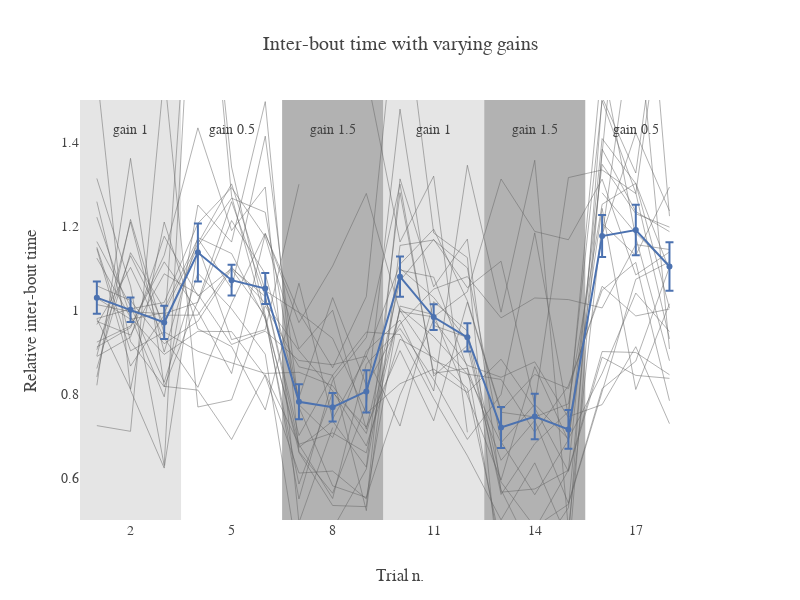

Notebook cell for this chart:
### Code cell
fig = Figure(data=data, layout=layout)
iplot(fig)

### Figure 1 — Plotly figure (JSON) as saved in the notebook; plotly's stock layout.template omitted (floating-point values rounded to 4 significant figures)
{"data": [{"hoverinfo": "none", "line": {"color": "rgb(100, 100, 100)", "width": 0.5}, "mode": "lines", "type": "scatter", "uid": "fdd98e81-0d07-41ea-8b06-3c2db5f82de9", "x": [1, 2, 3, 4, 5, 6, 7, 8, 9, 10, 11, 12, 13, 14, 15, 16, 17, 18], "y": [0.8207, 1.361, 0.8182, 0.8093, 0.6916, 0.8459, 0.68, 0.5512, 0.871, 0.956, 0.8342, 0.6919, 0.7989, 1.184, 0.746, 0.7747, 0.9126, 0.7294]}, {"hoverinfo": "none", "line": {"color": "rgb(100, 100, 100)", "width": 0.5}, "mode": "lines", "type": "scatter", "uid": "91d21a3b-78f5-484f-b18d-97e373ca09a6", "x": [1, 2, 3, 4, 5, 6, 7, 8, 9, 10, 11, 12, 13, 14, 15, 16, 17, 18], "y": [0.9791, 0.8114, 1.21, 0.9552, 0.9128, 0.7623, 1.064, 0.7403, 0.8904, 0.7237, 1.02, 0.95, 0.5903, 0.4835, 0.5374, 0.8061, 1.073, 1.115]}, {"hoverinfo": "none", "line": {"color": "rgb(100, 100, 100)", "width": 0.5}, "mode": "lines", "type": "scatter", "uid": "c6e03355-6e5e-4800-aa30-c4aa780508c5", "x": [1, 2, 3, 4, 5, 6, 7, 8, 9, 10, 11, 12, 13, 14, 15, 16, 17, 18], "y": [1.149, 0.9027, 0.9478, 0.9017, 0.8742, 0.849, 0.8517, 0.8198, 0.706, 0.999, 0.8796, 0.8472, 0.8347, 0.709, 0.8197, 1.047, 1.113, 0.7839]}, {"hoverinfo": "none", "line": {"color": "rgb(100, 100, 100)", "width": 0.5}, "mode": "lines", "type": "scatter", "uid": "b8390fed-7030-42e9-964a-4c16f4768855", "x": [1, 2, 3, 4, 5, 6, 7, 8, 9, 10, 11, 12, 13, 14, 15, 16, 17, 18], "y": [1.221, 0.9856, 0.7933, 1.25, 1.162, 1.496, 0.6607, 0.5346, 0.5317, 1.312, 1.055, 1.169, 0.5662, 0.5739, 0.6186, 1.408, 1.301, 1.005]}, {"hoverinfo": "none", "line": {"color": "rgb(100, 100, 100)", "width": 0.5}, "mode": "lines", "type": "scatter", "uid": "1baff671-f4c7-4812-bac1-4e8610c850d7", "x": [1, 2, 3, 4, 5, 6, 7, 8, 9, 10, 11, 12, 13, 14, 15, 16, 17, 18], "y": [0.8607, 1.136, 1.003, 1.17, 1.052, 1.414, 0.7685, 0.5814, 0.5537, 0.7976, 0.9761, 0.8684, 0.8398, 0.8766, 0.7437, 1.594, 1.173, 0.8793]}, {"hoverinfo": "none", "line": {"color": "rgb(100, 100, 100)", "width": 0.5}, "mode": "lines", "type": "scatter", "uid": "3392af91-5d68-423e-9d65-21fc7d8b0a61", "x": [1, 2, 3, 4, 5, 6, 7, 8, 9, 10, 11, 12, 13, 14, 15, 16, 17, 18], "y": [1.313, 1.057, 0.6297, 2.106, 1.34, 0.9871, 0.5501, 0.8325, 0.9344, 1.3, 0.8426, 0.9156, 0.5719, 0.4099, 0.5292, 1.373, 2.17, 1.223]}, {"hoverinfo": "none", "line": {"color": "rgb(100, 100, 100)", "width": 0.5}, "mode": "lines", "type": "scatter", "uid": "a18e79e9-e8e3-411e-98e8-faba6e0b6708", "x": [1, 2, 3, 4, 5, 6, 7, 8, 9, 10, 11, 12, 13, 14, 15, 16, 17, 18], "y": [1.028, 0.978, 0.9937, 1.158, 1.3, 1.046, 0.994, 0.8625, 1.032, 1.821, 1.183, 1.125, 0.3159, 0.3372, null, 1.176, 1.747, 0.9072]}, {"hoverinfo": "none", "line": {"color": "rgb(100, 100, 100)", "width": 0.5}, "mode": "lines", "type": "scatter", "uid": "99f0fa36-905d-4b30-83bc-48624a66fbd6", "x": [1, 2, 3, 4, 5, 6, 7, 8, 9, 10, 11, 12, 13, 14, 15, 16, 17, 18], "y": [0.8906, 1.209, 0.8999, 1.172, 1.134, 0.9787, 0.6731, 0.7356, 0.6259, 1.279, 0.8492, 0.8613, 0.6422, 0.7371, 0.5401, 0.8128, 0.8784, 1.102]}, {"hoverinfo": "none", "line": {"color": "rgb(100, 100, 100)", "width": 0.5}, "mode": "lines", "type": "scatter", "uid": "3d0742ca-727f-46fb-825c-ca5d42b23aa0", "x": [1, 2, 3, 4, 5, 6, 7, 8, 9, 10, 11, 12, 13, 14, 15, 16, 17, 18], "y": [1.258, 0.925, 0.817, 1.021, 1.258, 1.033, 0.7011, 0.8445, 0.5223, 1.154, 1.167, 1.1, 0.6863, 0.5603, 0.6907, 1.347, 1.229, 1.197]}, {"hoverinfo": "none", "line": {"color": "rgb(100, 100, 100)", "width": 0.5}, "mode": "lines", "type": "scatter", "uid": "7662c2c3-da5e-4725-9994-28eea9908a5a", "x": [1, 2, 3, 4, 5, 6, 7, 8, 9, 10, 11, 12, 13, 14, 15, 16, 17, 18], "y": [0.7247, 0.7111, 1.564, 0.769, 0.786, 1.01, 0.8648, 0.8446, 0.9475, 0.9416, 0.7892, 0.6531, 0.5003, 0.6361, 0.4511, 1.507, 1.326, 1.915]}, {"hoverinfo": "none", "line": {"color": "rgb(100, 100, 100)", "width": 0.5}, "mode": "lines", "type": "scatter", "uid": "7db17386-b151-4c3d-9e92-acf0fd56f593", "x": [1, 2, 3, 4, 5, 6, 7, 8, 9, 10, 11, 12, 13, 14, 15, 16, 17, 18], "y": [1.146, 0.8665, 0.9875, 0.9878, 1.102, 1.016, 0.9034, 0.8075, 0.6764, 0.9304, 0.8867, 0.8134, 0.4405, 0.478, 0.6186, 0.901, 0.8989, 0.8459]}, {"hoverinfo": "none", "line": {"color": "rgb(100, 100, 100)", "width": 0.5}, "mode": "lines", "type": "scatter", "uid": "0b375332-0009-4bcc-8d2e-0c58a41f1b19", "x": [1, 2, 3, 4, 5, 6, 7, 8, 9, 10, 11, 12, 13, 14, 15, 16, 17, 18], "y": [1.124, 0.9822, 0.8942, 0.9493, 0.9485, 0.8425, 0.6118, 0.6165, 0.5504, 1.009, 0.9888, 0.7962, 0.5952, 0.8652, 0.6883, 1.242, 0.8108, 1.015]}, {"hoverinfo": "none", "line": {"color": "rgb(100, 100, 100)", "width": 0.5}, "mode": "lines", "type": "scatter", "uid": "55b3f23b-091a-4236-a0b0-9b613f35270e", "x": [1, 2, 3, 4, 5, 6, 7, 8, 9, 10, 11, 12, 13, 14, 15, 16, 17, 18], "y": [0.9053, 1.129, 0.9655, 1.152, 1.266, 1.233, 0.7746, 0.6965, 0.9025, 0.9761, 0.8071, 1.345, 0.9948, 1.357, 0.4788, 1.206, 1.13, 1.293]}, {"hoverinfo": "none", "line": {"color": "rgb(100, 100, 100)", "width": 0.5}, "mode": "lines", "type": "scatter", "uid": "447c48d5-e93f-4c85-964c-1f9984a5d36b", "x": [1, 2, 3, 4, 5, 6, 7, 8, 9, 10, 11, 12, 13, 14, 15, 16, 17, 18], "y": [0.9795, 1.003, 1.018, 1.206, 1.291, 1.174, 0.9075, 0.9995, 0.7162, 1.07, 1.168, 1.053, 1.116, 0.7757, 1.315, 1.333, 1.277, 1.85]}, {"hoverinfo": "none", "line": {"color": "rgb(100, 100, 100)", "width": 0.5}, "mode": "lines", "type": "scatter", "uid": "1935d645-e9bb-48a8-81e5-185a8b4c59e4", "x": [1, 2, 3, 4, 5, 6, 7, 8, 9, 10, 11, 12, 13, 14, 15, 16, 17, 18], "y": [0.9655, 1.101, 0.9332, 0.8159, 1.016, 1.183, 0.97, 1.105, 1.277, 0.9963, 0.9835, 1.044, 1.312, 1.187, 1.167, 1.311, 1.084, 1.138]}, {"hoverinfo": "none", "line": {"color": "rgb(100, 100, 100)", "width": 0.5}, "mode": "lines", "type": "scatter", "uid": "0174fd65-ae19-4690-acea-9b313a242a7d", "x": [1, 2, 3, 4, 5, 6, 7, 8, 9, 10, 11, 12, 13, 14, 15, 16, 17, 18], "y": [1.163, 1.009, 0.8278, 1.088, 1.003, 0.8947, 0.3924, 0.4782, 0.6212, 1.095, 1.078, 0.8631, 0.4122, 0.4072, 0.4041, 1.383, 1.234, 1.187]}, {"hoverinfo": "none", "line": {"color": "rgb(100, 100, 100)", "width": 0.5}, "mode": "lines", "type": "scatter", "uid": "80cfe12a-7e04-41be-bb0d-4456d758cc42", "x": [1, 2, 3, 4, 5, 6, 7, 8, 9, 10, 11, 12, 13, 14, 15, 16, 17, 18], "y": [1.013, 0.9959, 0.9912, 1.018, 1.213, 1.086, 0.7913, 1.029, 0.8203, 0.9665, 1.05, 1.08, 0.9813, 1.029, 1.025, 1.005, 1.156, 1.144]}, {"hoverinfo": "none", "line": {"color": "rgb(100, 100, 100)", "width": 0.5}, "mode": "lines", "type": "scatter", "uid": "9915231a-6e34-4afa-81cd-6e31453ad2d9", "x": [1, 2, 3, 4, 5, 6, 7, 8, 9, 10, 11, 12, 13, 14, 15, 16, 17, 18], "y": [0.8404, 1.216, 0.9439, 2.13, 1.271, 0.9781, 0.5857, 0.8035, 0.7211, 0.9033, 0.7364, 1.019, 0.7565, 0.7453, 0.7765, 1.252, 1.302, 1.095]}, {"hoverinfo": "none", "line": {"color": "rgb(100, 100, 100)", "width": 0.5}, "mode": "lines", "type": "scatter", "uid": "14f01067-363c-47ae-ad8d-82c7634fed58", "x": [1, 2, 3, 4, 5, 6, 7, 8, 9, 10, 11, 12, 13, 14, 15, 16, 17, 18], "y": [0.8892, 0.9352, 1.176, 1.033, 1.099, 1.032, 0.6803, 0.7074, 0.6599, 1.003, 0.9369, 0.8474, 0.6838, 0.7755, 0.693, 0.849, 1.04, 0.9486]}, {"hoverinfo": "none", "line": {"color": "rgb(100, 100, 100)", "width": 0.5}, "mode": "lines", "type": "scatter", "uid": "dee5c835-7350-444d-a8f5-1535114c3996", "x": [1, 2, 3, 4, 5, 6, 7, 8, 9, 10, 11, 12, 13, 14, 15, 16, 17, 18], "y": [0.9236, 0.9617, 1.115, 0.9968, 0.8487, 1.181, 0.9948, 0.9323, 0.7538, 0.8245, 0.8592, 0.8036, 0.8829, 0.7667, 0.6158, 0.8877, 0.8443, 0.8372]}, {"hoverinfo": "none", "line": {"color": "rgb(100, 100, 100)", "width": 0.5}, "mode": "lines", "type": "scatter", "uid": "fe38c6ce-43aa-49ef-8baa-48bbcef1e1c6", "x": [1, 2, 3, 4, 5, 6, 7, 8, 9, 10, 11, 12, 13, 14, 15, 16, 17, 18], "y": [0.9118, 0.9579, 1.13, 1.434, 1.189, 1.293, 0.4941, 0.72, null, 1.099, 1.03, 0.9281, null, null, null, 1.279, 1.183, 1.104]}, {"hoverinfo": "none", "line": {"color": "rgb(100, 100, 100)", "width": 0.5}, "mode": "lines", "type": "scatter", "uid": "edfbcb7d-1701-4664-b420-e6a44c482beb", "x": [1, 2, 3, 4, 5, 6, 7, 8, 9, 10, 11, 12, 13, 14, 15, 16, 17, 18], "y": [1.058, 1.023, 0.9197, 0.9733, 1.097, 0.9859, 0.6627, 0.5638, 0.7744, 1.478, 0.9631, 0.9346, 0.5608, 0.6819, 0.7583, 1.498, 1.279, 0.9312]}, {"hoverinfo": "none", "line": {"color": "rgb(100, 100, 100)", "width": 0.5}, "mode": "lines", "type": "scatter", "uid": "0653d3d8-32ce-4782-83b2-01bb0c94cdfc", "x": [1, 2, 3, 4, 5, 6, 7, 8, 9, 10, 11, 12, 13, 14, 15, 16, 17, 18], "y": [1.567, 0.809, 0.6236, 1.152, 0.9294, 0.9533, 1.299, null, 1.564, 1.162, 1.319, 0.7088, null, null, null, 1.179, 1.422, 1.236]}, {"hoverinfo": "none", "line": {"color": "rgb(100, 100, 100)", "width": 0.5}, "mode": "lines", "type": "scatter", "uid": "730b20ed-11ba-4132-8d7e-63676b9714e7", "x": [1, 2, 3, 4, 5, 6, 7, 8, 9, 10, 11, 12, 13, 14, 15, 16, 17, 18], "y": [0.9731, 0.9407, 1.086, 1.038, 0.9179, 0.9496, 0.8798, 0.8696, 0.8901, 1.109, 1.192, 1.022, 0.7611, 0.8466, 0.8129, 1.056, 0.9858, 1.002]}, {"error_y": {"array": [0.03823, 0.0292, 0.03963, 0.06893, 0.03663, 0.03682, 0.04146, 0.0337, 0.05015, 0.04799, 0.03052, 0.03349, 0.04891, 0.05444, 0.04636, 0.04987, 0.06033, 0.05793], "type": "data", "visible": true}, "line": {"color": "rgb(76, 114, 176)", "width": 2}, "type": "scatter", "uid": "bfba4604-18ab-4d33-a78d-63d3af863ee7", "x": [1, 2, 3, 4, 5, 6, 7, 8, 9, 10, 11, 12, 13, 14, 15, 16, 17, 18], "y": [1.029, 1.0, 0.9703, 1.137, 1.071, 1.051, 0.7815, 0.7685, 0.8062, 1.079, 0.9831, 0.9349, 0.7202, 0.7464, 0.7157, 1.176, 1.19, 1.104]}], "layout": {"annotations": [{"showarrow": false, "text": "gain 1", "x": 2, "xref": "x", "y": 0.95, "yref": "paper"}, {"showarrow": false, "text": "gain 0.5", "x": 5, "xref": "x", "y": 0.95, "yref": "paper"}, {"showarrow": false, "text": "gain 1.5", "x": 8, "xref": "x", "y": 0.95, "yref": "paper"}, {"showarrow": false, "text": "gain 1", "x": 11, "xref": "x", "y": 0.95, "yref": "paper"}, {"showarrow": false, "text": "gain 1.5", "x": 14, "xref": "x", "y": 0.95, "yref": "paper"}, {"showarrow": false, "text": "gain 0.5", "x": 17, "xref": "x", "y": 0.95, "yref": "paper"}], "autosize": true, "font": {"family": "Droid Sans, sans-serif", "size": 14}, "height": 600, "paper_bgcolor": "rgba(0,0,0,0)", "plot_bgcolor": "rgba(0,0,0,0)", "shapes": [{"fillcolor": "rgb(229, 229, 229)", "layer": "below", "line": {"width": 0}, "x0": -1.5, "x1": 3.5, "xref": "x", "y0": 0, "y1": 1, "yref": "paper"}, {"fillcolor": "rgb(229, 229, 229)", "layer": "below", "line": {"width": 0}, "x0": 9.5, "x1": 12.5, "xref": "x", "y0": 0, "y1": 1, "yref": "paper"}, {"fillcolor": "rgb(178, 178, 178)", "layer": "below", "line": {"width": 0}, "x0": 6.5, "x1": 9.5, "xref": "x", "y0": 0, "y1": 1, "yref": "paper"}, {"fillcolor": "rgb(178, 178, 178)", "layer": "below", "line": {"width": 0}, "x0": 12.5, "x1": 15.5, "xref": "x", "y0": 0, "y1": 1, "yref": "paper"}], "showlegend": false, "title": {"text": "Inter-bout time with varying gains"}, "width": 800, "xaxis": {"autorange": false, "dtick": 3, "range": [0.5, 19.5], "showgrid": false, "showline": false, "tick0": 2, "title": {"text": "Trial n."}, "type": "linear", "zeroline": false}, "yaxis": {"autorange": false, "range": [0.5, 1.5], "showgrid": false, "showline": false, "title": {"text": "Relative inter-bout time"}, "type": "linear", "zeroline": false}}}
